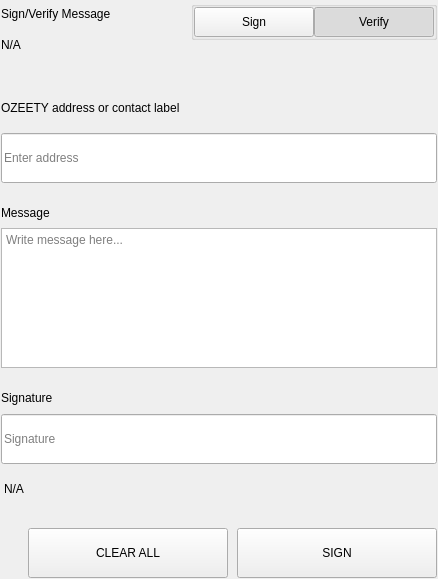
<?xml version="1.0" encoding="UTF-8"?>
<ui version="4.0">
 <class>SettingsSignMessageWidgets</class>
 <widget class="QWidget" name="SettingsSignMessageWidgets">
  <property name="geometry">
   <rect>
    <x>0</x>
    <y>0</y>
    <width>438</width>
    <height>579</height>
   </rect>
  </property>
  <property name="windowTitle">
   <string>Form</string>
  </property>
  <layout class="QVBoxLayout" name="verticalLayout">
   <property name="spacing">
    <number>0</number>
   </property>
   <property name="leftMargin">
    <number>0</number>
   </property>
   <property name="topMargin">
    <number>0</number>
   </property>
   <property name="rightMargin">
    <number>0</number>
   </property>
   <property name="bottomMargin">
    <number>0</number>
   </property>
   <item>
    <widget class="QWidget" name="left" native="true">
     <layout class="QVBoxLayout" name="verticalLayout_3">
      <property name="leftMargin">
       <number>0</number>
      </property>
      <property name="topMargin">
       <number>0</number>
      </property>
      <property name="rightMargin">
       <number>0</number>
      </property>
      <property name="bottomMargin">
       <number>0</number>
      </property>
      <item>
       <widget class="QWidget" name="container_sign" native="true">
        <layout class="QVBoxLayout" name="verticalLayout_2">
         <property name="spacing">
          <number>0</number>
         </property>
         <property name="leftMargin">
          <number>1</number>
         </property>
         <property name="topMargin">
          <number>1</number>
         </property>
         <property name="rightMargin">
          <number>1</number>
         </property>
         <property name="bottomMargin">
          <number>1</number>
         </property>
         <item>
          <layout class="QHBoxLayout" name="horizontalLayout_3" stretch="3,1">
           <property name="spacing">
            <number>40</number>
           </property>
           <item>
            <layout class="QVBoxLayout" name="verticalLayoutTitle">
             <property name="spacing">
              <number>5</number>
             </property>
             <item>
              <widget class="QLabel" name="labelTitle">
               <property name="text">
                <string>Sign/Verify Message</string>
               </property>
              </widget>
             </item>
             <item>
              <widget class="QLabel" name="labelSubtitle1">
               <property name="text">
                <string notr="true">N/A</string>
               </property>
               <property name="wordWrap">
                <bool>true</bool>
               </property>
              </widget>
             </item>
            </layout>
           </item>
           <item alignment="Qt::AlignRight|Qt::AlignTop">
            <widget class="QWidget" name="containerSwitch" native="true">
             <property name="styleSheet">
              <string notr="true">#containerSwitch{
	padding-top:9px;
}</string>
             </property>
             <layout class="QVBoxLayout" name="verticalLayout_6">
              <property name="spacing">
               <number>4</number>
              </property>
              <property name="leftMargin">
               <number>0</number>
              </property>
              <property name="topMargin">
               <number>0</number>
              </property>
              <property name="rightMargin">
               <number>0</number>
              </property>
              <property name="bottomMargin">
               <number>0</number>
              </property>
              <item alignment="Qt::AlignRight">
               <widget class="QGroupBox" name="groupBox">
                <property name="sizePolicy">
                 <sizepolicy hsizetype="Fixed" vsizetype="Preferred">
                  <horstretch>0</horstretch>
                  <verstretch>0</verstretch>
                 </sizepolicy>
                </property>
                <property name="title">
                 <string/>
                </property>
                <property name="alignment">
                 <set>Qt::AlignRight|Qt::AlignTop|Qt::AlignTrailing</set>
                </property>
                <layout class="QHBoxLayout" name="horizontalLayout_4">
                 <property name="spacing">
                  <number>0</number>
                 </property>
                 <property name="leftMargin">
                  <number>0</number>
                 </property>
                 <property name="topMargin">
                  <number>0</number>
                 </property>
                 <property name="rightMargin">
                  <number>0</number>
                 </property>
                 <property name="bottomMargin">
                  <number>0</number>
                 </property>
                 <item>
                  <widget class="QPushButton" name="pushSign">
                   <property name="minimumSize">
                    <size>
                     <width>120</width>
                     <height>30</height>
                    </size>
                   </property>
                   <property name="maximumSize">
                    <size>
                     <width>120</width>
                     <height>30</height>
                    </size>
                   </property>
                   <property name="focusPolicy">
                    <enum>Qt::NoFocus</enum>
                   </property>
                   <property name="text">
                    <string>Sign</string>
                   </property>
                   <property name="checkable">
                    <bool>true</bool>
                   </property>
                   <property name="autoExclusive">
                    <bool>true</bool>
                   </property>
                  </widget>
                 </item>
                 <item>
                  <widget class="QPushButton" name="pushVerify">
                   <property name="minimumSize">
                    <size>
                     <width>120</width>
                     <height>30</height>
                    </size>
                   </property>
                   <property name="maximumSize">
                    <size>
                     <width>120</width>
                     <height>30</height>
                    </size>
                   </property>
                   <property name="focusPolicy">
                    <enum>Qt::NoFocus</enum>
                   </property>
                   <property name="text">
                    <string>Verify</string>
                   </property>
                   <property name="checkable">
                    <bool>true</bool>
                   </property>
                   <property name="checked">
                    <bool>true</bool>
                   </property>
                   <property name="autoExclusive">
                    <bool>true</bool>
                   </property>
                  </widget>
                 </item>
                </layout>
               </widget>
              </item>
              <item alignment="Qt::AlignHCenter|Qt::AlignTop">
               <widget class="QLabel" name="labelSubtitleSwitch">
                <property name="text">
                 <string/>
                </property>
                <property name="alignment">
                 <set>Qt::AlignRight|Qt::AlignTrailing|Qt::AlignVCenter</set>
                </property>
               </widget>
              </item>
             </layout>
            </widget>
           </item>
          </layout>
         </item>
         <item>
          <spacer name="verticalSpacer_2">
           <property name="orientation">
            <enum>Qt::Vertical</enum>
           </property>
           <property name="sizeType">
            <enum>QSizePolicy::Fixed</enum>
           </property>
           <property name="sizeHint" stdset="0">
            <size>
             <width>20</width>
             <height>40</height>
            </size>
           </property>
          </spacer>
         </item>
         <item>
          <widget class="QWidget" name="containerAddress" native="true">
           <property name="sizePolicy">
            <sizepolicy hsizetype="Preferred" vsizetype="Fixed">
             <horstretch>0</horstretch>
             <verstretch>0</verstretch>
            </sizepolicy>
           </property>
           <layout class="QVBoxLayout" name="verticalLayout_5" stretch="0,0">
            <property name="spacing">
             <number>15</number>
            </property>
            <property name="leftMargin">
             <number>0</number>
            </property>
            <property name="topMargin">
             <number>0</number>
            </property>
            <property name="rightMargin">
             <number>0</number>
            </property>
            <property name="bottomMargin">
             <number>0</number>
            </property>
            <item>
             <widget class="QLabel" name="labelSubtitleAddress">
              <property name="minimumSize">
               <size>
                <width>0</width>
                <height>20</height>
               </size>
              </property>
              <property name="maximumSize">
               <size>
                <width>16777215</width>
                <height>20</height>
               </size>
              </property>
              <property name="text">
               <string>OZEETY address or contact label</string>
              </property>
             </widget>
            </item>
            <item>
             <widget class="QLineEdit" name="addressIn_SM">
              <property name="minimumSize">
               <size>
                <width>0</width>
                <height>50</height>
               </size>
              </property>
              <property name="maximumSize">
               <size>
                <width>16777215</width>
                <height>50</height>
               </size>
              </property>
              <property name="placeholderText">
               <string>Enter address</string>
              </property>
             </widget>
            </item>
           </layout>
          </widget>
         </item>
         <item>
          <spacer name="verticalSpacer_3">
           <property name="orientation">
            <enum>Qt::Vertical</enum>
           </property>
           <property name="sizeType">
            <enum>QSizePolicy::Fixed</enum>
           </property>
           <property name="sizeHint" stdset="0">
            <size>
             <width>20</width>
             <height>20</height>
            </size>
           </property>
          </spacer>
         </item>
         <item>
          <layout class="QVBoxLayout" name="verticalLayout_9">
           <property name="spacing">
            <number>5</number>
           </property>
           <item>
            <widget class="QLabel" name="labelSubtitleMessage">
             <property name="minimumSize">
              <size>
               <width>0</width>
               <height>20</height>
              </size>
             </property>
             <property name="maximumSize">
              <size>
               <width>16777215</width>
               <height>20</height>
              </size>
             </property>
             <property name="text">
              <string>Message</string>
             </property>
            </widget>
           </item>
           <item>
            <widget class="QPlainTextEdit" name="messageIn_SM">
             <property name="minimumSize">
              <size>
               <width>0</width>
               <height>140</height>
              </size>
             </property>
             <property name="maximumSize">
              <size>
               <width>16777215</width>
               <height>140</height>
              </size>
             </property>
             <property name="placeholderText">
              <string>Write message here...</string>
             </property>
            </widget>
           </item>
          </layout>
         </item>
         <item>
          <spacer name="verticalSpacer_4">
           <property name="orientation">
            <enum>Qt::Vertical</enum>
           </property>
           <property name="sizeType">
            <enum>QSizePolicy::Fixed</enum>
           </property>
           <property name="sizeHint" stdset="0">
            <size>
             <width>20</width>
             <height>20</height>
            </size>
           </property>
          </spacer>
         </item>
         <item>
          <widget class="QWidget" name="widget" native="true">
           <property name="minimumSize">
            <size>
             <width>0</width>
             <height>75</height>
            </size>
           </property>
           <property name="maximumSize">
            <size>
             <width>16777215</width>
             <height>16777215</height>
            </size>
           </property>
           <layout class="QVBoxLayout" name="verticalLayout_4">
            <property name="leftMargin">
             <number>0</number>
            </property>
            <property name="topMargin">
             <number>0</number>
            </property>
            <property name="rightMargin">
             <number>0</number>
            </property>
            <property name="bottomMargin">
             <number>0</number>
            </property>
            <item>
             <widget class="QLabel" name="labelSubtitleSignature">
              <property name="minimumSize">
               <size>
                <width>0</width>
                <height>20</height>
               </size>
              </property>
              <property name="maximumSize">
               <size>
                <width>16777215</width>
                <height>20</height>
               </size>
              </property>
              <property name="text">
               <string>Signature</string>
              </property>
             </widget>
            </item>
            <item>
             <widget class="QLineEdit" name="signatureOut_SM">
              <property name="minimumSize">
               <size>
                <width>0</width>
                <height>50</height>
               </size>
              </property>
              <property name="placeholderText">
               <string>Signature</string>
              </property>
             </widget>
            </item>
           </layout>
          </widget>
         </item>
         <item>
          <widget class="QLabel" name="statusLabel_SM">
           <property name="styleSheet">
            <string notr="true">padding-top:5px;</string>
           </property>
           <property name="text">
            <string notr="true">N/A</string>
           </property>
          </widget>
         </item>
         <item>
          <spacer name="verticalSpacer">
           <property name="orientation">
            <enum>Qt::Vertical</enum>
           </property>
           <property name="sizeType">
            <enum>QSizePolicy::Fixed</enum>
           </property>
           <property name="sizeHint" stdset="0">
            <size>
             <width>20</width>
             <height>20</height>
            </size>
           </property>
          </spacer>
         </item>
         <item>
          <layout class="QHBoxLayout" name="horizontalLayout_7">
           <property name="spacing">
            <number>9</number>
           </property>
           <item>
            <spacer name="horizontalSpacer_5">
             <property name="orientation">
              <enum>Qt::Horizontal</enum>
             </property>
             <property name="sizeType">
              <enum>QSizePolicy::Expanding</enum>
             </property>
             <property name="sizeHint" stdset="0">
              <size>
               <width>40</width>
               <height>20</height>
              </size>
             </property>
            </spacer>
           </item>
           <item>
            <widget class="QPushButton" name="pushButtonClear">
             <property name="minimumSize">
              <size>
               <width>200</width>
               <height>50</height>
              </size>
             </property>
             <property name="focusPolicy">
              <enum>Qt::NoFocus</enum>
             </property>
             <property name="text">
              <string>CLEAR ALL</string>
             </property>
            </widget>
           </item>
           <item>
            <widget class="QPushButton" name="pushButtonSave">
             <property name="minimumSize">
              <size>
               <width>200</width>
               <height>50</height>
              </size>
             </property>
             <property name="maximumSize">
              <size>
               <width>200</width>
               <height>50</height>
              </size>
             </property>
             <property name="focusPolicy">
              <enum>Qt::NoFocus</enum>
             </property>
             <property name="text">
              <string>SIGN</string>
             </property>
            </widget>
           </item>
          </layout>
         </item>
        </layout>
       </widget>
      </item>
     </layout>
    </widget>
   </item>
  </layout>
 </widget>
 <resources/>
 <connections/>
</ui>
